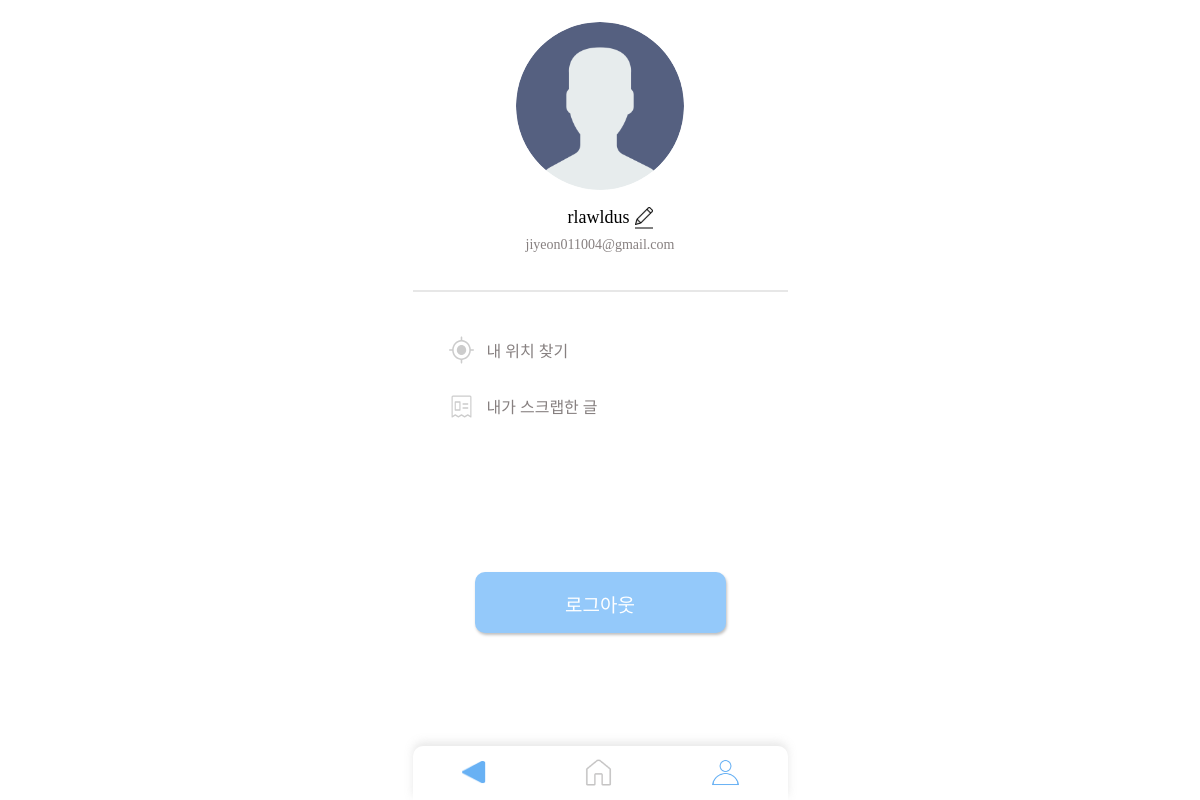
Screenshot of /accounts/my_page/7/ (signed in) with the database file from the repository.
### accounts/models.py (models this page shows, shortened)
class User(AbstractBaseUser):
    username = models.CharField(max_length=30, unique=True)
    email = models.EmailField(max_length=100, unique=True)
    user_image = models.FileField(upload_to='board/profile/%Y/%m/%d', default="board/profile/user.png")
    is_admin = models.BooleanField(default=False)
    is_active = models.BooleanField(default=True)
    is_staff = models.BooleanField(default=False)
    is_superuser = models.BooleanField(default=False)
    object = MyAccountManager()  # 헬퍼 클래스 사용
    USERNAME_FIELD = 'username'  # 로그인 ID로 사용할 필드
    REQUIRED_FIELDS = ['email','user_image']  # 필수 작성 필드

### accounts/views.py (the view)
# urls.py: path('my_page/<int:pk>/', views.my_page, name='my_page'),
@login_required
def my_page(request, pk):
    user = get_object_or_404(User, pk=pk)
    context = {
        'user': user,
        'kakao_key': os.getenv('KAKAO_POSITION')
    }
    return render(request, "accounts/mypage.html", context)

### accounts/templates/accounts/mypage.html (shortened to what this page needs)
{% extends 'accounts/menuBar_mp.html' %}
{% block content %}
{% load static %}
<link rel="stylesheet" href="{% static 'css/mypage.css' %}">
    <img id="user" src="{{ user.user_image.url }}" alt="">
    <div class="name">
        <div class="nickname">{{ user.username }} </div>
        <div>
            <a href="{% url 'accounts:my_page_update' pk=user.id %}">
                <div class="name-1">
                    <img src="{% static 'image/image-8.svg' %}" alt="">
                    <img id="name-2" src="{% static 'image/vector-5.svg' %}" alt="">
                </div>
            </a>
        </div>
    </div>
    <div class="email">
        <p>{{ user.email }}</p>
    </div>
    <img id="line" src="{% static 'image/line.svg' %}" alt="">
    <div class="section">
        <div class="section1">
            <img src="{% static 'image/vector.svg' %}" alt="">
            <span id="get-location" class="find-location-text">
                <p>내 위치 찾기</p>
            </span>
        </div>
        <div class="section2">
            <img src="{% static 'image/ph-newspaper-clipping-light.svg' %}" alt="">
            <a href="{% url 'accounts:my_page_scrap' pk=user.id %}">
                <p>내가 스크랩한 글</p>
            </a>
        </div>
    </div>
        <div class="logout">
            <a class="btn" href="{% url 'accounts:logout' %}">로그아웃</a>
        </div>
{% endblock %}

### static/css/menuBar.css (style rules this page uses)
body { margin: 0; padding: 0; }

### static/css/mypage.css (style rules this page uses)
* { font-family: 'GmarketSansMedium'; }
body { height: 100vh; }
#user { width: 168px; height: 168px; margin-top: 22px; margin-left: 103px; margin-right: 104px; border-radius: 50%; object-fit: cover; }
.name { gap: 5px; justify-content: center; display: inline-flex; }
.nickname { height: 26px; flex-shrink: 0; flex-shrink: 0; margin-top: 17px; color: #000; text-align: center; font-size: 18px; font-style: normal; font-weight: 400; line-height: normal; margin-left: 20px; }
.name-1>img { width: 18px; height: 18px; display: flex; flex-direction: row; margin-top: 17px; }
#name-2 { margin-top: -6px; }
.email { height: 23px; margin-bottom: 16px; text-align: center; }
.email>p { font-family: 'GmarketSansMedium'; color: #878080; font-size: 14px; font-style: normal; font-weight: 400; line-height: normal; margin-top: 0px; }
#line { margin-top: 14px; }
.section { width: 162px; height: 210px; margin-top: 30px; margin-bottom: 10px; margin-left: 36px; margin-right: 177px; }
.section1, .section2, .section3 { display: flex; }
.section1>a, .section2>a, .section3>a { text-decoration: none; color: #878080; }
.find-location-text { color: #878080; }
.section img { width: 25px; margin-right: 13px; }
.btn { text-decoration: none; text-align: center; height: 25px; background: #94C9FA; box-shadow: 1px 2px 3px 0px rgba(0, 0, 0, 0.25); margin-left: 62px; margin-right: 62px; border-radius: 10px; color: #FFF; font-size: 19px; padding: 18px 55px; display: block; margin-top: 30px; }

### rows the page displays
User: user_image (placeholder picture), username "rlawldus", email "jiyeon011004@gmail.com"
